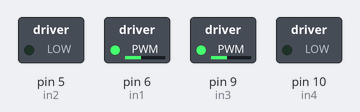
A sketch run on a simulated Arduino Uno, built with avr-gcc and run on an emulated ATmega328P. Shown: switched loads named in the sketch (green lamp = pin HIGH).

Above: at 0.1 s.
Timing chart, 0 to 1.6 s (numbered marks = the images above):
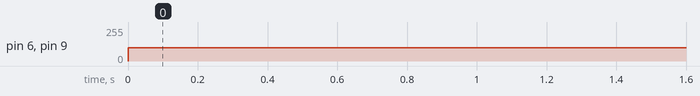

Measured:
- by itself, pin 6 (in1), pin 9 (in3): 0/255 → 100/255 at 0.00 s

The sketch:

DUALmotor_program.ino
```cpp
// Pin-definities voor de DRV8833
const int in1 = 6;
const int in2 = 5;
const int in3 = 9;
const int in4 = 10;

void setup() {

  pinMode(in1, OUTPUT);
  pinMode(in2, OUTPUT);
  pinMode(in3, OUTPUT);
  pinMode(in4, OUTPUT);
}

void loop() {

  analogWrite(in1, 100);
  digitalWrite(in2, LOW);


  analogWrite(in3, 100);
  digitalWrite(in4, LOW);


}
```
